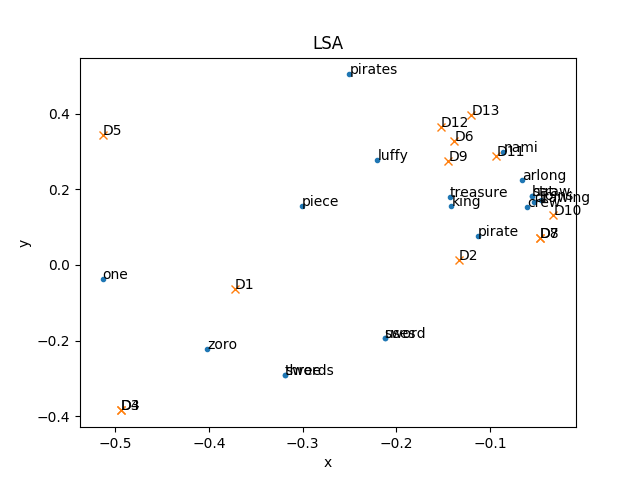

Here is the Python script that generated this plot:
# -*- coding: utf-8 -*-


import re
import math
import numpy as np
import pylab
from matplotlib import pyplot
from scipy import linalg

# 文档
documents = [
    "Roronoa Zoro, nicknamed \"Pirate Hunter\" Zoro, is a fictional character in the One Piece franchise created by Eiichiro Oda.",
    "In the story, Zoro is the first to join Monkey D. Luffy after he is saved from being executed at the Marine Base. ",
    "Zoro is an expert swordsman who uses three swords for his Three Sword Style, but is also capable of the one and two-sword styles. ",
    "Zoro seems to be more comfortable and powerful using three swords, but he also uses one sword or two swords against weaker enemies.",
    "In One Piece, Luffy sails from the East Blue to the Grand Line in search of the legendary treasure One Piece to succeed Gol D. Roger as the King of the Pirates. ",
    "Luffy is the captain of the Straw Hat Pirates and along his journey, he recruits new crew members with unique abilities and personalities. ",
    "Luffy often thinks with his stomach and gorges himself to comical levels. ",
    "However, Luffy is not as naive as many people believe him to be, showing more understanding in situations than people often expect. ",
    "Knowing the dangers ahead, Luffy is willing to risk his life to reach his goal to become the King of the Pirates, and protect his crew.",
    "Adopted and raised by Navy seaman turned tangerine farmer Bellemere, Nami and her older sister Nojiko, have to witness their mother being murdered by the infamous Arlong.",
    "Nami, still a child but already an accomplished cartographer who dreams of drawing a complete map of the world, joins the pirates, hoping to eventually buy freedom for her village. ",
    "Growing up as a pirate-hating pirate, drawing maps for Arlong and stealing treasure from other pirates, Nami becomes an excellent burglar, pickpocket and navigator with an exceptional ability to forecast weather.",
    "After Arlong betrays her, and he and his gang are defeated by the Straw Hat Pirates, Nami joins the latter in pursuit of her dream."
]

documents = []
with open('textSVD.txt', 'r') as file:
    for line in file:
        documents.append(line.strip())

print(len(documents))
# 停用词
stopwords = ['a', 'an', 'after', 'also', 'and', 'as', 'be', 'being', 'but', 'by', 'd', 'for', 'from', 'he', 'her',
             'his', 'in', 'is', 'more', 'of', 'often', 'the', 'to', 'who', 'with', 'people']
# 要去除的标点符号的正则表达式
punctuation_regex = '[,.;"]+'
# map,key是单词,value是单词出现的文档编号
dictionary = {}

# 当前处理的文档编号
currentDocId = 0

# 依次处理每篇文档
for d in documents:
    words = d.split()
    # 文章总词数
    doc_word_lens = 0
    # word 出现的次数
    word_count = 0
    for w in words:
        word_count = words.count(w)
        # 去标点
        w = re.sub(punctuation_regex, '', w.lower())
        if w in stopwords:
            doc_word_lens += 1
            continue
        elif w in dictionary:
            doc_word_lens += 1
            dictionary[w].append(currentDocId)
        else:
            doc_word_lens += 1
            dictionary[w] = [currentDocId]
    currentDocId += 1

# 至少出现在两个文档中的单词选为关键词
keywords = [k for k in dictionary.keys() if len(dictionary[k]) > 1]
keywords.sort()
print("keywords:\n", keywords, "\n")

# 文章的总数
doc_length = len(documents)


# 逆文本频率指数
def idf_fun(word):
    doc_word_len = 0
    for doc in documents:
        word_s = doc.split()
        if word in word_s:
            doc_word_len += 1
    return float(math.log(doc_length / (doc_word_len + 1)))


##
key_tf_idf = {}

for key_w in keywords:

    for d in documents:
        words = d.split()
        # 文章总词数
        doc_word_lens = 0
        # word 出现的次数
        word_count = words.count(key_w)
        for w in words:
            # 去标点
            w = re.sub(punctuation_regex, '', w.lower())
            if w in stopwords:
                continue
            else:
                doc_word_lens += 1
        # 词频
        tf = float(word_count / doc_word_lens)

        if key_w in key_tf_idf:
            key_tf_idf[key_w].append(tf * idf_fun(key_w))
        else:
            key_tf_idf[key_w] = [tf * idf_fun(key_w)]

print(key_tf_idf)

dic_tf_idf = []
for key_w in keywords:
    dic_tf_idf.append(key_tf_idf[key_w])

print(dic_tf_idf)
# 生成word-document矩阵
# X = np.zeros([len(keywords), currentDocId])
# for i, k in enumerate(keywords):
#     for d in dictionary[k]:
#         X[i, d] += 1
# tf-idf
X = np.matrix(dic_tf_idf)
# 奇异值分解
U, sigma, V = linalg.svd(X, full_matrices=True)

print("U:\n", U, "\n")
print("SIGMA:\n", sigma, "\n")
print("V:\n", V, "\n")

# 得到降维(降到targetDimension维)后单词与文档的坐标表示
targetDimension = 2
U2 = U[0:, 0:targetDimension]
V2 = V[0:targetDimension, 0:]
sigma2 = np.diag(sigma[0:targetDimension])
print(U2.shape, sigma2.shape, V2.shape)

# 对比原始矩阵与降维结果
X2 = np.dot(np.dot(U2, sigma2), V2);
print("X:\n", X);
print("X2:\n", X2);

# 开始画图
pyplot.title("LSA")
pyplot.xlabel(u'x')
pyplot.ylabel(u'y')

# 绘制单词表示的点
# U2的每一行包含了每个单词的坐标表示(维度是targetDimension)，此处使用前两个维度的坐标画图
for i in range(len(U2)):
    pylab.text(U2[i][0], U2[i][1], keywords[i], fontsize=10)
    print("(", U2[i][0], ",", U2[i][1], ")", keywords[i])
x = U2.T[0]
y = U2.T[1]
pylab.plot(x, y, '.')

# 绘制文档表示的点
# V2的每一列包含了每个文档的坐标表示(维度是targetDimension)，此处使用前两个维度的坐标画图
Dkey = []
for i in range(len(V2[0])):
    pylab.text(V2[0][i], V2[1][i], ('D%d' % (i + 1)), fontsize=10)
    print("(", V2[0][i], ",", V2[1][i], ")", ('D%d' % (i + 1)))
    Dkey.append('D%d' % (i + 1))
x = V[0]
y = V[1]
pylab.plot(x, y, 'x')

pylab.savefig("textSVD-tfidf.png", dpi=100)


# exit()
def cosine_similarity(vector1, vector2):
    dot_product = 0.0
    normA = 0.0
    normB = 0.0
    for a, b in zip(vector1, vector2):
        dot_product += a * b
        normA += a ** 2
        normB += b ** 2
    if normA == 0.0 or normB == 0.0:
        return 0
    else:
        return dot_product / ((normA ** 0.5) * (normB ** 0.5))


def similarity_rank(U, key):
    keyList = []
    scoreList = []
    for i in range(0, len(U) - 1):
        for j in range(i + 1, len(U)):
            score = cosine_similarity(U[i], U[j])
            scoreList.append(score)
            keyList.append(str(key[i]) + ' - ' + str(key[j]))
    print(keyList[(scoreList.index(max(scoreList)))] + ' has min distance with ' + str(max(scoreList)))


similarity_rank(U2, keywords)
similarity_rank(np.transpose(np.array(V2)), Dkey)

# 输入是什么
# 分解的矩阵是什么
# 图是什么含义
# 和文档12最相似的文档是哪一个
# 和词nami最相近的文档是哪一个
# 和词nami最相近的词是哪一个
